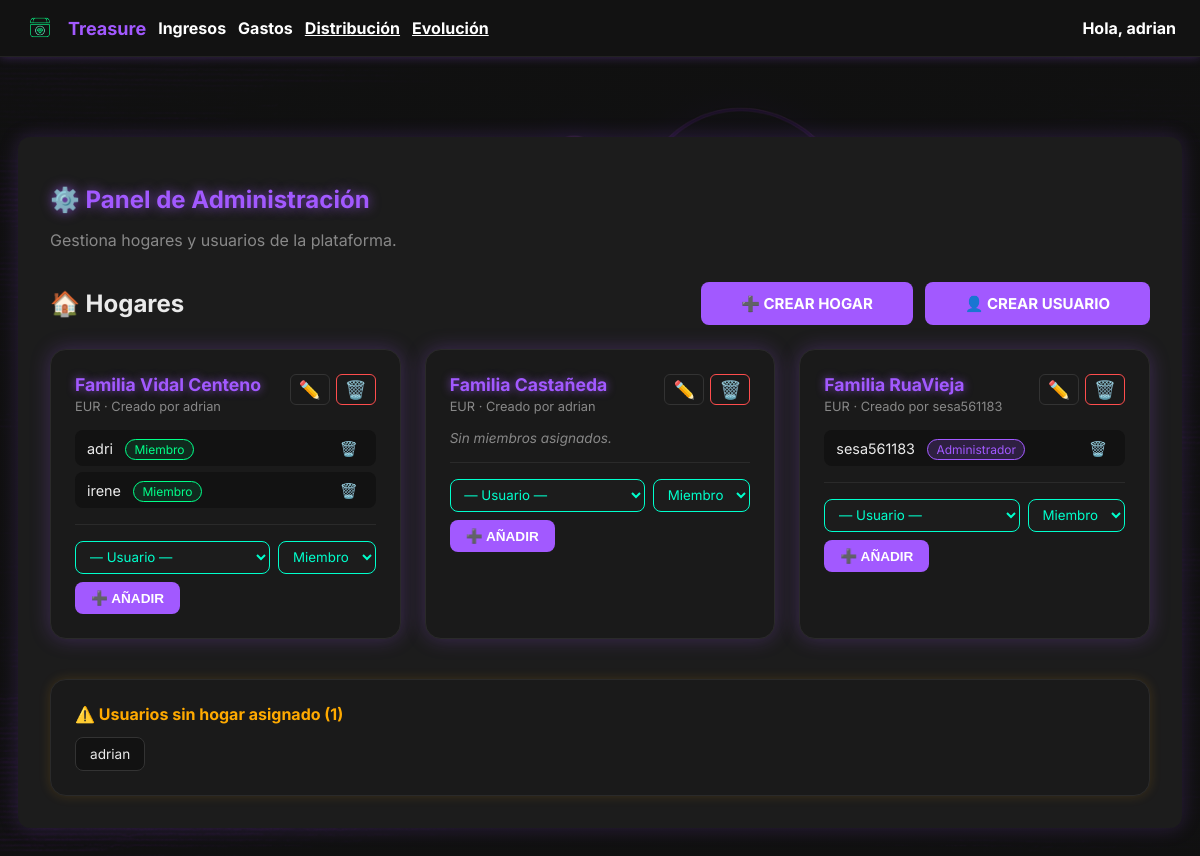
The app's page /core/admin-panel/ (signed in), older data.
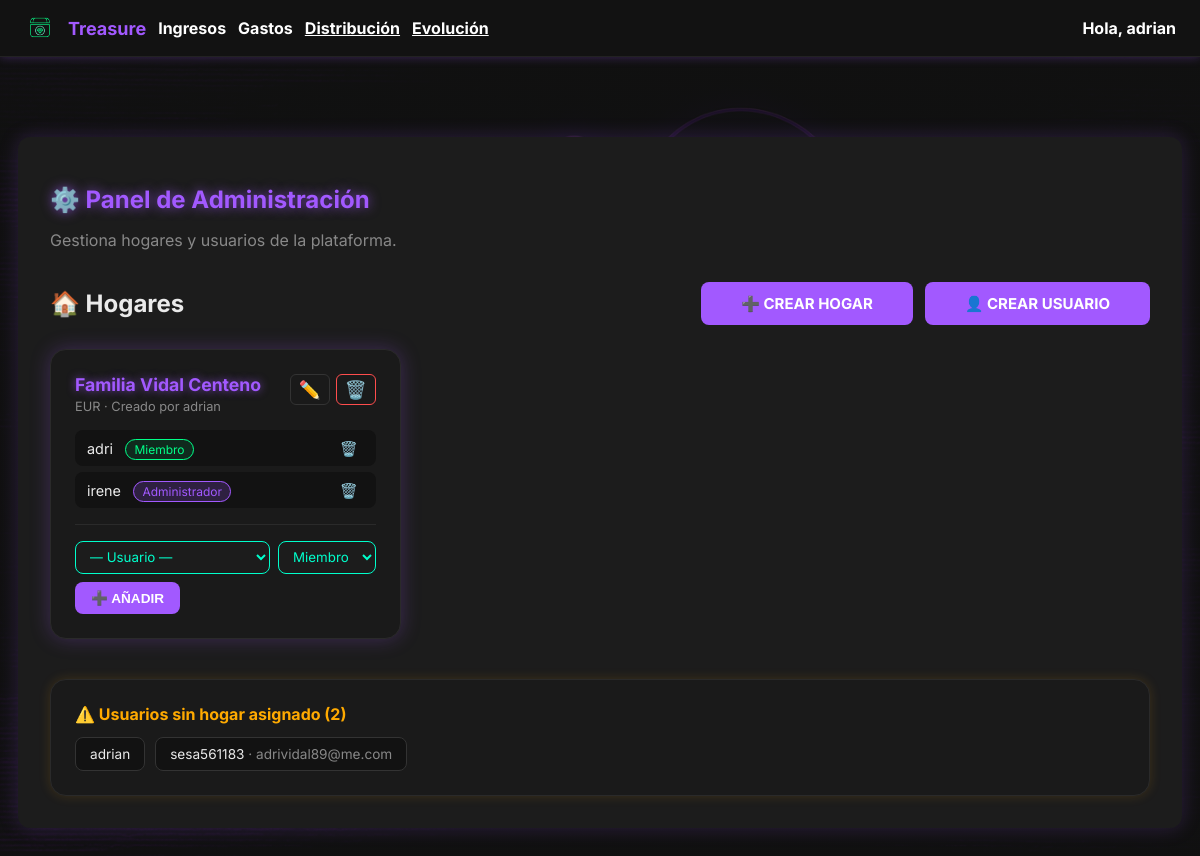
The same page, newer data.
### core/models.py (models this page shows, shortened)
class Hogar(models.Model):
    nombre = models.CharField(max_length=100)
    moneda_principal = models.CharField(
        max_length=5,
        choices=[('EUR', '€ Euro'), ('USD', '$ Dólar'), ('BTC', '₿ Bitcoin')],
        default='EUR'
    )
    creado_por = models.ForeignKey(
        User, on_delete=models.SET_NULL, null=True, related_name='hogares_creados'
    )
    fecha_creacion = models.DateTimeField(auto_now_add=True)

class UserProfile(models.Model):
    ROL_CHOICES = [
        ('admin', 'Administrador'),
        ('miembro', 'Miembro'),
        ('viewer', 'Solo lectura'),
    ]
    user = models.OneToOneField(User, on_delete=models.CASCADE)
    hogar = models.ForeignKey(
        Hogar, on_delete=models.SET_NULL, null=True, blank=True, related_name='miembros'
    )
    rol = models.CharField(max_length=20, choices=ROL_CHOICES, default='miembro')
    idioma = models.CharField(
        max_length=10, choices=[('es', 'Español'), ('en', 'Inglés')], default='es'
    )
    moneda = models.CharField(
        max_length=5,
        choices=[('EUR', '€ Euro'), ('USD', '$ Dólar'), ('BTC', '₿ Bitcoin')],
        default='EUR'
    )
    inflacion_referencia = models.FloatField(default=2.0)
    porcentaje_max_endeudamiento = models.FloatField(default=30.0)
    permitir_apis_externas = models.BooleanField(default=False)
    mostrar_alertas = models.BooleanField(default=True)
    recibir_emails = models.BooleanField(default=False)
    avatar = models.ImageField(upload_to='avatars/', null=True, blank=True)

### core/views.py (the view)
# urls.py: path('admin-panel/', views.panel_admin, name='panel_admin'),
@login_required
def panel_admin(request):
    profile = getattr(request.user, 'userprofile', None)
    if not request.user.is_superuser and (not profile or not profile.es_admin):
        messages.error(request, "No tienes permisos para acceder al panel de administración.")
        return redirect('dashboard')
    hogares = Hogar.objects.all().prefetch_related('miembros__user')
    usuarios_sin_hogar = UserProfile.objects.filter(hogar__isnull=True).select_related('user')
    return render(request, 'core/panel_admin.html', {
        'hogares': hogares,
        'usuarios_sin_hogar': usuarios_sin_hogar,
    })

### finanzas/context_processors.py (called while the page is built)
def resumen_inversiones_context(request):
    if request.user.is_authenticated:
        resumen = ResumenInversionesMensual.objects.filter(
            usuario=request.user
        ).order_by('-registro__anio', '-registro__mes').first()
    else:
        resumen = None
    return {
        'resumen_inversiones': resumen
    }

### templates/core/panel_admin.html (shortened to what the changed rows need)
{% extends "base.html" %}
{% block body_class %}dashboard-background{% endblock %}
{% block content %}
<div class="dashboard-container">
    <h1 style="color: var(--primary-color); text-shadow: 0 0 12px var(--glow); margin-bottom: 8px;">⚙️ Panel de Administración</h1>
    <div style="display: flex; justify-content: space-between; align-items: center; margin-bottom: 24px;">
        <h2 style="color: var(--text-color); margin: 0;">🏠 Hogares</h2>
    </div>
    <div style="display: grid; grid-template-columns: repeat(auto-fill, minmax(340px, 1fr)); gap: 24px; margin-bottom: 40px;">
        {% for hogar in hogares %}
        <div style="background-color: #1a1a1a; border: 1px solid #2a2a2a; border-radius: 16px; padding: 24px; box-shadow: 0 0 20px rgba(162, 89, 255, 0.25); position: relative;">
            <div style="display: flex; justify-content: space-between; align-items: flex-start; margin-bottom: 16px;">
                <div>
                    <div style="font-size: 1.1rem; font-weight: 700; color: var(--primary-color); text-shadow: 0 0 8px var(--glow);">{{ hogar.nombre }}</div>
                    <div style="font-size: 0.8rem; color: var(--muted); margin-top: 4px;">{{ hogar.moneda_principal }} · Creado por {{ hogar.creado_por.username }}</div>
                </div>
                <div style="display: flex; gap: 6px;">
                    <a href="{% url 'editar_hogar' hogar.id %}" style="font-size: 1.1rem; color: var(--muted); text-decoration: none; padding: 4px 8px; border-radius: 6px; border: 1px solid #333;" title="Editar hogar">✏️</a>
                    <a href="{% url 'eliminar_hogar' hogar.id %}" style="font-size: 1.1rem; color: #ff4d4d; text-decoration: none; padding: 4px 8px; border-radius: 6px; border: 1px solid #ff4d4d;" title="Eliminar hogar">🗑️</a>
                </div>
            </div>
            <div style="margin-bottom: 16px;">
                {% for miembro in hogar.miembros.all %}
                <div style="display: flex; justify-content: space-between; align-items: center; padding: 8px 12px; background: #121212; border-radius: 8px; margin-bottom: 6px;">
                    <div>
                        <span style="color: var(--text-color); font-size: 0.9rem;">{{ miembro.user.username }}</span>
                        <span style="
                            margin-left: 8px; font-size: 0.75rem; padding: 2px 8px; border-radius: 20px;
                            {% if miembro.rol == 'admin' %}background: rgba(162,89,255,0.2); color: var(--primary-color); border: 1px solid var(--primary-color);
                            {% elif miembro.rol == 'viewer' %}background: rgba(0,209,255,0.1); color: #00d1ff; border: 1px solid #00d1ff;
                            {% else %}background: rgba(0,255,136,0.1); color: #00ff88; border: 1px solid #00ff88;{% endif %}
                        ">{{ miembro.get_rol_display }}</span>
                    </div>
                    <form method="post" action="{% url 'eliminar_miembro' miembro.id %}" style="margin: 0;">
                        <button type="submit" class="btn-inline-danger" title="Quitar del hogar" onclick="return confirm('¿Quitar a {{ miembro.user.username }} del hogar?')">🗑️</button>
                    </form>
                </div>
                {% empty %}
                <div style="color: var(--muted); font-size: 0.85rem; font-style: italic;">Sin miembros asignados.</div>
                {% endfor %}
            </div>
            <form method="post" action="{% url 'asignar_usuario' %}" style="border-top: 1px solid #2a2a2a; padding-top: 16px;">
                <div style="display: flex; gap: 8px; flex-wrap: wrap;">
                    <select name="usuario_id" class="cyber-select" style="flex: 1; min-width: 120px;">
                        <option value="">— Usuario —</option>
                    </select>
                    <select name="rol" class="cyber-select">
                        <option value="miembro" selected>Miembro</option>
                    </select>
                    <button type="submit" class="btn btn-primary" style="padding: 8px 16px; font-size: 0.85rem;">➕ Añadir</button>
                </div>
            </form>
        </div>
        {% empty %}
        <div style="color: var(--muted); font-style: italic;">No hay hogares creados todavía.</div>
        {% endfor %}
    </div>
    {% if usuarios_sin_hogar %}
    <div style="background: #1a1a1a; border: 1px solid #2a2a2a; border-radius: 16px; padding: 24px; box-shadow: 0 0 12px rgba(255,170,0,0.15);">
        <h2 style="color: #ffaa00; margin-top: 0; font-size: 1rem;">⚠️ Usuarios sin hogar asignado ({{ usuarios_sin_hogar|length }})</h2>
        <div style="display: flex; flex-wrap: wrap; gap: 10px;">
            {% for profile in usuarios_sin_hogar %}
            <div style="background: #121212; border: 1px solid #333; border-radius: 8px; padding: 8px 14px; font-size: 0.85rem; color: var(--text-color);">
                {{ profile.user.username }}
                {% if profile.user.email %}<span style="color: var(--muted)"> · {{ profile.user.email }}</span>{% endif %}
            </div>
            {% endfor %}
        </div>
    </div>
    {% endif %}
</div>
{% endblock %}

Row changes from the older to the newer data that the page shows:
removed Hogar: nombre "Familia Castañeda", moneda_principal "EUR", creado_por.username "adrian"
removed Hogar: nombre "Familia RuaVieja", moneda_principal "EUR", creado_por.username "sesa561183", UserProfile (user.username "sesa561183", rol "Administrador")
changed UserProfile "irene": rol "Miembro" → "Administrador"
now on one of the page's lists (row edited): UserProfile: user.username "sesa561183", user.email "adrividal89@me.com"
Text that changed along with them:
{{ usuarios_sin_hogar|length }}: "1" → "2"
